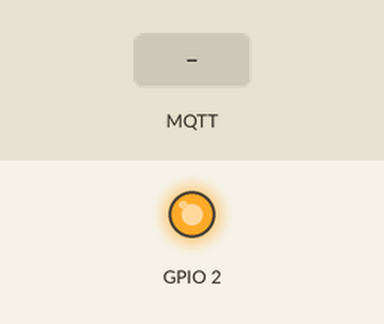
Recording of a sketch running on a simulated ESP8266 (NodeMCU). Shown: output pins drawn as LEDs (lit = HIGH). Inputs (shaded band) come from the test bench. WiFi joins after 1.5 s; servers stay silent unless stated; no MQTT or app messages arrive unless stated; what the sketch prints to the serial monitor is not drawn.

Above: at 2.8 s.
2.9 s: MQTT message "1" arrives on the first subscribed topic
At 3.7 s:
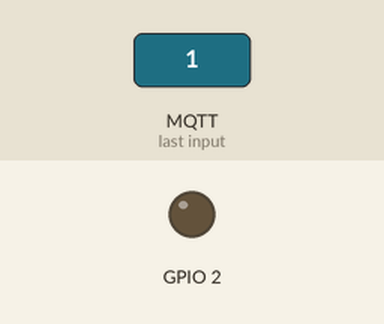
4.4 s: MQTT message "0" arrives on the first subscribed topic
At 4.9 s:
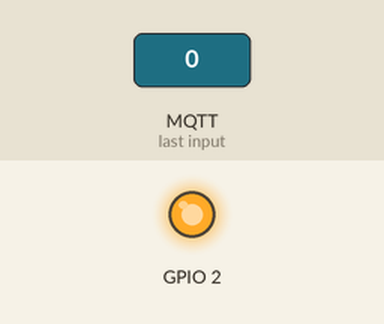
Timing chart, 0 to 7.4 s (numbered marks = the images above; inputs shaded):
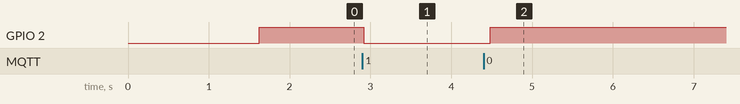

Measured:
- after the input at 2.9 s, GPIO 2: HIGH → LOW at once
- after the input at 4.4 s, GPIO 2: LOW → HIGH after 0.08 s

The sketch:

NodeMCU.ino
```cpp
#include <ESP8266WiFi.h>
#include <PubSubClient.h>
int var;
String resultS;
// WiFi
const char *ssid = "dlink-D82C"; // Enter your WiFi name
const char *password = "qpmws68912";  // Enter WiFi password

// MQTT Broker
const char *mqtt_broker = "192.168.0.101";
const char *topic = "esp8266/test";
const char *mqtt_username = "admin";
const char *mqtt_password = "public";
const int mqtt_port = 1883;

WiFiClient espClient;
PubSubClient client(espClient);
void startWifi(){
  // connecting to a WiFi network
  WiFi.begin(ssid, password);
  while (WiFi.status() != WL_CONNECTED) {
      delay(500);
      Serial.println("Connecting to WiFi..");
  }
  Serial.println("Connected to the WiFi network");

}


void setup() {
  // Set software serial baud to 115200;
  pinMode(2,OUTPUT);
  Serial.begin(9600);
  startWifi();
  //connecting to a mqtt broker
  client.setServer(mqtt_broker, mqtt_port);
  client.setCallback(callback);
   if(!client.connected()) {
    reconnect();
  }

}
void reconnect() {
  while (!client.connected()) {
      String client_id = "esp8266-client";
      client_id += String(WiFi.macAddress());
      Serial.printf("The client %s connects to the public mqtt broker\n", client_id.c_str());
      if (client.connect(client_id.c_str(), mqtt_username, mqtt_password)) {
          Serial.println("Public emqx mqtt broker connected");
      } else {
          Serial.print("failed with state ");
          Serial.print(client.state());
          delay(2000);
      }
  }
  // publish and subscribe
  client.publish(topic, "hello emqx");
  client.subscribe(topic);
}
void callback(char *topic, byte *payload, unsigned int length) {
  Serial.print("Message arrived in topic: ");
  Serial.println(topic);
  Serial.print("Message:");
  char payload_string[length + 1];

  int resultI;

  memcpy(payload_string, payload, length);
  payload_string[length] = '\0';
  resultI = atoi(payload_string);

  var = resultI;

  resultS = "";

  for (int i=0;i<length;i++) {
    resultS= resultS + (char)payload[i];
  }
  Serial.println();
  Serial.println("-----------------------");
}

void loop() {
   if(!client.connected()) {
    reconnect();
  }
  client.loop();
  if(resultS!="")
    Serial.println(resultS);
  if(var == 1)
  {
  digitalWrite(2,LOW);
  }
  else if (var == 0)
  {
  digitalWrite(2,HIGH);
  }
  //delay(5000);
}
```
